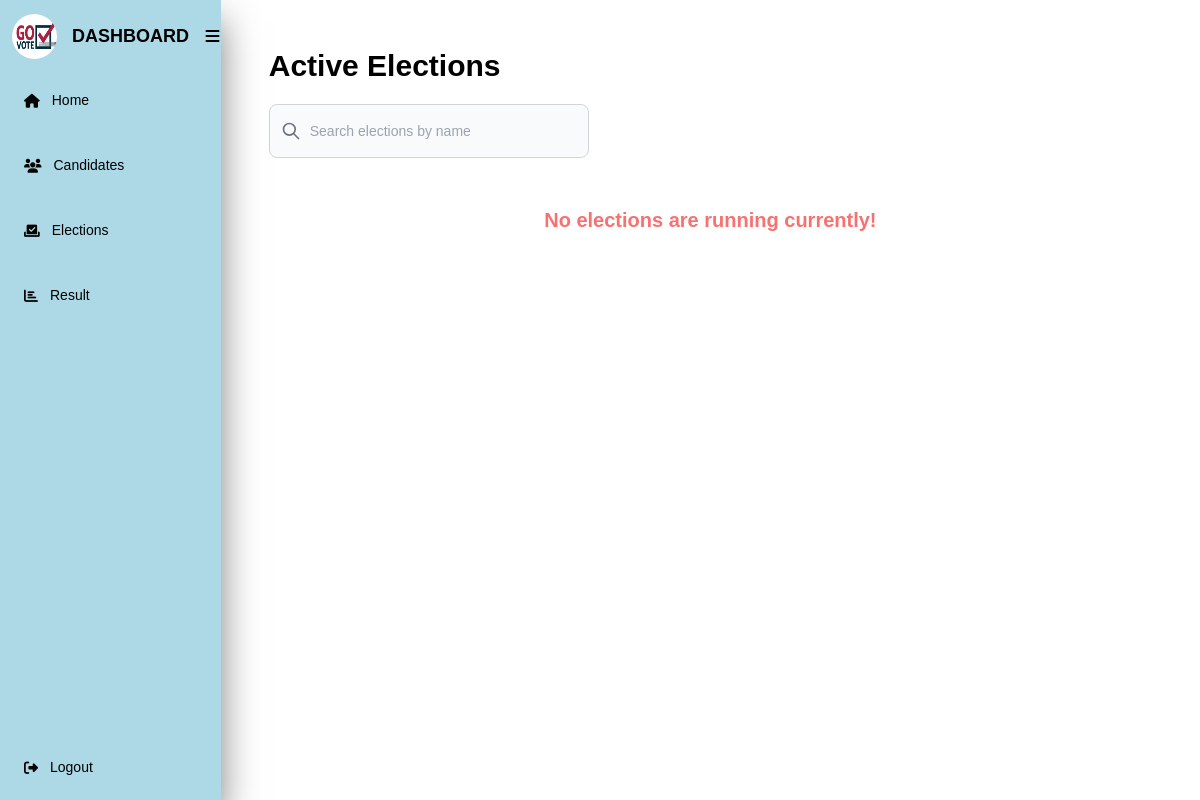
Before: /elections/ (signed in) with the older database file.
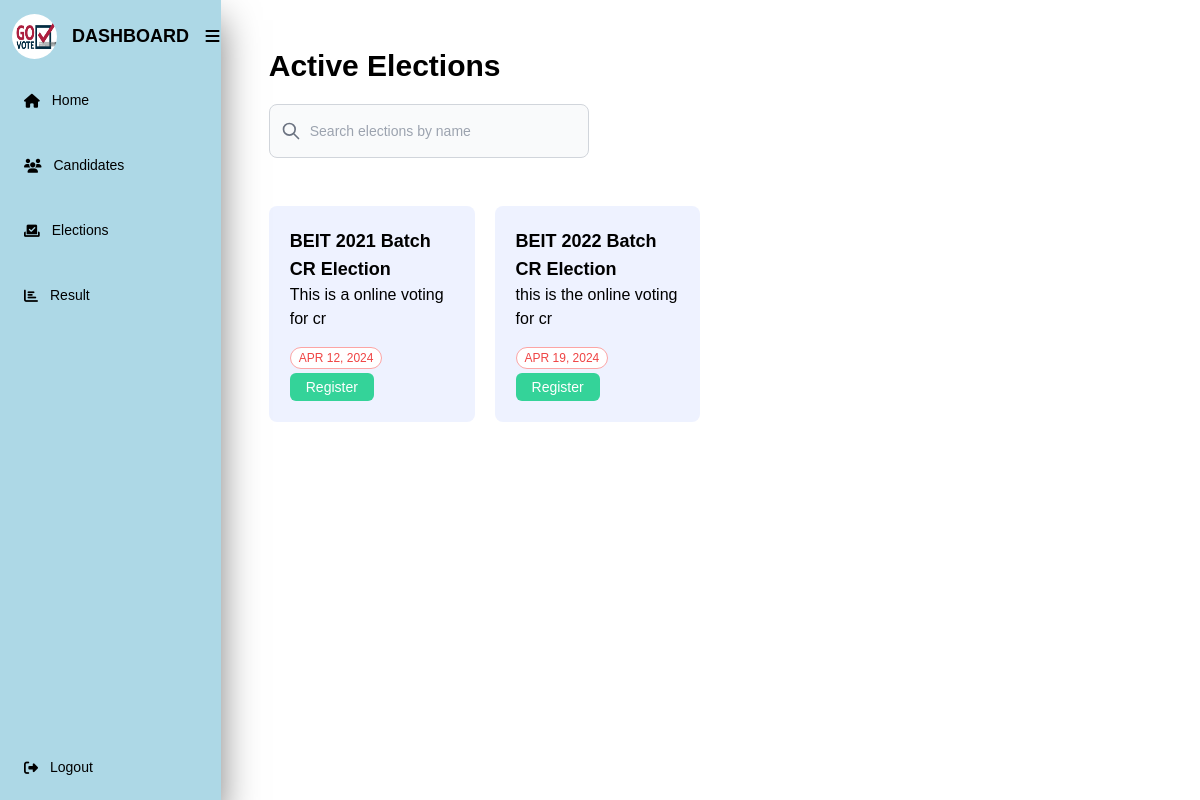
After: the same page with the newer database file.
### polls/models.py (models this page shows)
class Election(models.Model):
    name = models.CharField(max_length=200)
    description = models.TextField()
    start_date = models.DateTimeField()
    end_date = models.DateTimeField()
    created_at = models.DateTimeField(auto_now_add=True)
    updated_at = models.DateTimeField(auto_now=True)

### polls/views.py (the view)
# urls.py: path('elections/', views.elections, name='elections'),
@login_required(login_url='/login/')
def elections(request):
    elections = Election.objects.all().annotate(
        candidates_count=Count('candidates'),
        voters_count=Count('voters'),
        votes_count=Count('votes'),
        is_voted=Count('votes', filter=Q(votes__voter=request.user)),
        is_allowed_to_vote=Count(
            'voters', filter=Q(voters__voter=request.user)),
        is_candidate=Count('candidates', filter=Q(
            candidates__candidate=request.user)),
        is_election_admin=Count('admins', filter=Q(admins__admin=request.user))
    ).filter(
        Q(start_date__lte=timezone.now()) & Q(end_date__gte=timezone.now())
    )
    current_user = request.user
    return render(request, 'elections.html', {
        'elections': elections,
        'user': current_user
    })

### polls/templates/elections.html (shortened to what the changed rows need)
{% load static %}
<!DOCTYPE html>
<html lang="en">
<head>
    <link rel="stylesheet" href="{% static 'css/dashboard.css' %}" />
    <link rel="stylesheet" href="https://cdnjs.cloudflare.com/ajax/libs/font-awesome/5.15.4/css/all.min.css" />
    <link rel="stylesheet" href="https://cdnjs.cloudflare.com/ajax/libs/tailwindcss/2.2.19/tailwind.min.css" />
</head>
<body>
    <div class="flex">
        <div class="flex flex-col h-screen w-full bg-white px-12 py-12">
            <h1 class="capitalize col-span-12 text-left mb-5 text-3xl font-bold">
                Active Elections
              </h1>
              <form class="col-span-12 md:col-span-6">
                <div class="relative">
                </div>
              </form>
              {% if elections|length == 0 %}
              <h2
                class="col-span-12 h-full text-center text-red-400 text-xl font-bold my-12"
              >
                No elections are running currently!
              </h2>
              {% else %}
              <div class="col-span-12 grid grid-cols-12 gap-5 mt-12">
                {% for election in elections %}
                <div
                  class="col-span-12 md:col-span-4 lg:col-span-3 sm:flex bg-indigo-50 rounded-lg p-5 gap-5 h-full border border-transparent cursor-pointer hover:shadow-lg hover:border-indigo-300"
                >
                  <div class="text-left mt-3 sm:mt-0">
                    <h2 class="text-lg font-semibold">
                      {{ election.name }}
                    </h2>
                    <span class="block mb-4">{{ election.description }}</span>
                    <div class="flex flex-wrap gap-1 items-center justify-between">
                      <div
                        class="rounded-full bg-white px-2 uppercase py-0.5 text-xs text-red-500 border border-red-300"
                      >
                        {{ election.end_date|date:"M d, Y" }}
                    </div>
                    <div>
                      {% if user.user_type == 'voter' %}
                    {% if not election.is_voted and election.is_allowed_to_vote %}
                      <a
                      href="{% url 'election_vote' election.id %}"
                      class="capitalize text-sm bg-green-400 hover:bg-green-500 text-white hover:text-white py-1 px-4 rounded-md cursor-pointer"
                      >
                      Go to vote
                    </a>
                    {% elif not election.is_voted and not election.is_allowed_to_vote %}
                     <form action="{% url 'election_voter_register' election.id %}" method="POST">
                       <button
                       class="capitalize text-sm bg-green-400 hover:bg-green-500 text-white hover:text-white py-1 px-4 rounded-md cursor-pointer"
                       >
                       Register
                      </button>
                    </form>
                    {% elif election.is_voted %}
                    <div
                        class="rounded-full disabled bg-white px-2 uppercase py-0.5 text-xs text-red-500 border border-red-300"
                      >
                        Voted
                    </div>
                    {% endif %}
                    {% endif %}
                  </div>
                    </div>
                  </div>
                </div>
                {% endfor %}
              </div>
            {% endif %}
        </div>
    </div>
</body>
</html></span>

Changed rows visible on the page:
added Election: name "BEIT 2021 Batch CR Election", description "This is a online voting for cr", end_date "APR 12, 2024", shows "Register"
added Election: name "BEIT 2022 Batch CR Election", description "this is the online voting for cr", end_date "APR 19, 2024", shows "Register"
Other visible differences:
text no longer shown: "No elections are running currently!"
